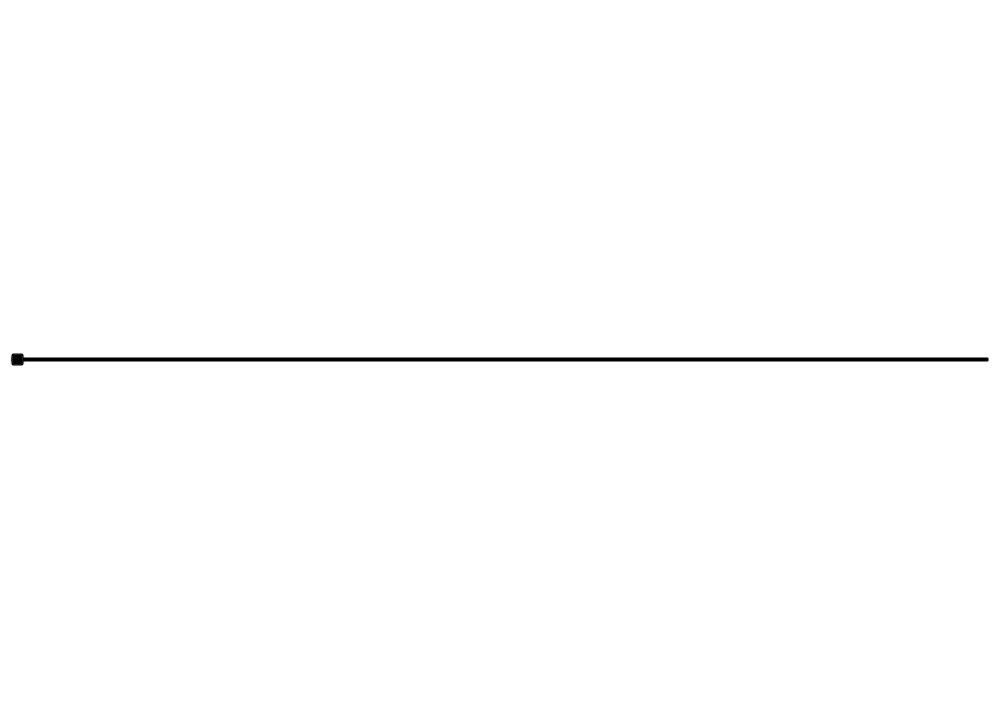
<?xml version="1.0" encoding="UTF-8"?>
<ui version="4.0">
 <class>MainWindow</class>
 <widget class="QMainWindow" name="MainWindow">
  <property name="geometry">
   <rect>
    <x>0</x>
    <y>0</y>
    <width>1000</width>
    <height>720</height>
   </rect>
  </property>
  <property name="minimumSize">
   <size>
    <width>1000</width>
    <height>720</height>
   </size>
  </property>
  <property name="palette">
   <palette>
    <active>
     <colorrole role="WindowText">
      <brush brushstyle="SolidPattern">
       <color alpha="255">
        <red>255</red>
        <green>255</green>
        <blue>255</blue>
       </color>
      </brush>
     </colorrole>
     <colorrole role="Button">
      <brush brushstyle="SolidPattern">
       <color alpha="0">
        <red>0</red>
        <green>0</green>
        <blue>0</blue>
       </color>
      </brush>
     </colorrole>
     <colorrole role="Light">
      <brush brushstyle="SolidPattern">
       <color alpha="255">
        <red>66</red>
        <green>73</green>
        <blue>90</blue>
       </color>
      </brush>
     </colorrole>
     <colorrole role="Midlight">
      <brush brushstyle="SolidPattern">
       <color alpha="255">
        <red>55</red>
        <green>61</green>
        <blue>75</blue>
       </color>
      </brush>
     </colorrole>
     <colorrole role="Dark">
      <brush brushstyle="SolidPattern">
       <color alpha="255">
        <red>22</red>
        <green>24</green>
        <blue>30</blue>
       </color>
      </brush>
     </colorrole>
     <colorrole role="Mid">
      <brush brushstyle="SolidPattern">
       <color alpha="255">
        <red>29</red>
        <green>32</green>
        <blue>40</blue>
       </color>
      </brush>
     </colorrole>
     <colorrole role="Text">
      <brush brushstyle="SolidPattern">
       <color alpha="255">
        <red>210</red>
        <green>210</green>
        <blue>210</blue>
       </color>
      </brush>
     </colorrole>
     <colorrole role="BrightText">
      <brush brushstyle="SolidPattern">
       <color alpha="255">
        <red>255</red>
        <green>255</green>
        <blue>255</blue>
       </color>
      </brush>
     </colorrole>
     <colorrole role="ButtonText">
      <brush brushstyle="SolidPattern">
       <color alpha="255">
        <red>255</red>
        <green>255</green>
        <blue>255</blue>
       </color>
      </brush>
     </colorrole>
     <colorrole role="Base">
      <brush brushstyle="SolidPattern">
       <color alpha="0">
        <red>0</red>
        <green>0</green>
        <blue>0</blue>
       </color>
      </brush>
     </colorrole>
     <colorrole role="Window">
      <brush brushstyle="SolidPattern">
       <color alpha="0">
        <red>0</red>
        <green>0</green>
        <blue>0</blue>
       </color>
      </brush>
     </colorrole>
     <colorrole role="Shadow">
      <brush brushstyle="SolidPattern">
       <color alpha="255">
        <red>0</red>
        <green>0</green>
        <blue>0</blue>
       </color>
      </brush>
     </colorrole>
     <colorrole role="Highlight">
      <brush brushstyle="SolidPattern">
       <color alpha="255">
        <red>85</red>
        <green>170</green>
        <blue>255</blue>
       </color>
      </brush>
     </colorrole>
     <colorrole role="Link">
      <brush brushstyle="SolidPattern">
       <color alpha="255">
        <red>85</red>
        <green>170</green>
        <blue>255</blue>
       </color>
      </brush>
     </colorrole>
     <colorrole role="LinkVisited">
      <brush brushstyle="SolidPattern">
       <color alpha="255">
        <red>255</red>
        <green>0</green>
        <blue>127</blue>
       </color>
      </brush>
     </colorrole>
     <colorrole role="AlternateBase">
      <brush brushstyle="SolidPattern">
       <color alpha="255">
        <red>22</red>
        <green>24</green>
        <blue>30</blue>
       </color>
      </brush>
     </colorrole>
     <colorrole role="ToolTipBase">
      <brush brushstyle="SolidPattern">
       <color alpha="255">
        <red>44</red>
        <green>49</green>
        <blue>60</blue>
       </color>
      </brush>
     </colorrole>
     <colorrole role="ToolTipText">
      <brush brushstyle="SolidPattern">
       <color alpha="255">
        <red>210</red>
        <green>210</green>
        <blue>210</blue>
       </color>
      </brush>
     </colorrole>
     <colorrole role="PlaceholderText">
      <brush brushstyle="NoBrush">
       <color alpha="128">
        <red>210</red>
        <green>210</green>
        <blue>210</blue>
       </color>
      </brush>
     </colorrole>
    </active>
    <inactive>
     <colorrole role="WindowText">
      <brush brushstyle="SolidPattern">
       <color alpha="255">
        <red>255</red>
        <green>255</green>
        <blue>255</blue>
       </color>
      </brush>
     </colorrole>
     <colorrole role="Button">
      <brush brushstyle="SolidPattern">
       <color alpha="0">
        <red>0</red>
        <green>0</green>
        <blue>0</blue>
       </color>
      </brush>
     </colorrole>
     <colorrole role="Light">
      <brush brushstyle="SolidPattern">
       <color alpha="255">
        <red>66</red>
        <green>73</green>
        <blue>90</blue>
       </color>
      </brush>
     </colorrole>
     <colorrole role="Midlight">
      <brush brushstyle="SolidPattern">
       <color alpha="255">
        <red>55</red>
        <green>61</green>
        <blue>75</blue>
       </color>
      </brush>
     </colorrole>
     <colorrole role="Dark">
      <brush brushstyle="SolidPattern">
       <color alpha="255">
        <red>22</red>
        <green>24</green>
        <blue>30</blue>
       </color>
      </brush>
     </colorrole>
     <colorrole role="Mid">
      <brush brushstyle="SolidPattern">
       <color alpha="255">
        <red>29</red>
        <green>32</green>
        <blue>40</blue>
       </color>
      </brush>
     </colorrole>
     <colorrole role="Text">
      <brush brushstyle="SolidPattern">
       <color alpha="255">
        <red>210</red>
        <green>210</green>
        <blue>210</blue>
       </color>
      </brush>
     </colorrole>
     <colorrole role="BrightText">
      <brush brushstyle="SolidPattern">
       <color alpha="255">
        <red>255</red>
        <green>255</green>
        <blue>255</blue>
       </color>
      </brush>
     </colorrole>
     <colorrole role="ButtonText">
      <brush brushstyle="SolidPattern">
       <color alpha="255">
        <red>255</red>
        <green>255</green>
        <blue>255</blue>
       </color>
      </brush>
     </colorrole>
     <colorrole role="Base">
      <brush brushstyle="SolidPattern">
       <color alpha="0">
        <red>0</red>
        <green>0</green>
        <blue>0</blue>
       </color>
      </brush>
     </colorrole>
     <colorrole role="Window">
      <brush brushstyle="SolidPattern">
       <color alpha="0">
        <red>0</red>
        <green>0</green>
        <blue>0</blue>
       </color>
      </brush>
     </colorrole>
     <colorrole role="Shadow">
      <brush brushstyle="SolidPattern">
       <color alpha="255">
        <red>0</red>
        <green>0</green>
        <blue>0</blue>
       </color>
      </brush>
     </colorrole>
     <colorrole role="Highlight">
      <brush brushstyle="SolidPattern">
       <color alpha="255">
        <red>85</red>
        <green>170</green>
        <blue>255</blue>
       </color>
      </brush>
     </colorrole>
     <colorrole role="Link">
      <brush brushstyle="SolidPattern">
       <color alpha="255">
        <red>85</red>
        <green>170</green>
        <blue>255</blue>
       </color>
      </brush>
     </colorrole>
     <colorrole role="LinkVisited">
      <brush brushstyle="SolidPattern">
       <color alpha="255">
        <red>255</red>
        <green>0</green>
        <blue>127</blue>
       </color>
      </brush>
     </colorrole>
     <colorrole role="AlternateBase">
      <brush brushstyle="SolidPattern">
       <color alpha="255">
        <red>22</red>
        <green>24</green>
        <blue>30</blue>
       </color>
      </brush>
     </colorrole>
     <colorrole role="ToolTipBase">
      <brush brushstyle="SolidPattern">
       <color alpha="255">
        <red>44</red>
        <green>49</green>
        <blue>60</blue>
       </color>
      </brush>
     </colorrole>
     <colorrole role="ToolTipText">
      <brush brushstyle="SolidPattern">
       <color alpha="255">
        <red>210</red>
        <green>210</green>
        <blue>210</blue>
       </color>
      </brush>
     </colorrole>
     <colorrole role="PlaceholderText">
      <brush brushstyle="NoBrush">
       <color alpha="128">
        <red>210</red>
        <green>210</green>
        <blue>210</blue>
       </color>
      </brush>
     </colorrole>
    </inactive>
    <disabled>
     <colorrole role="WindowText">
      <brush brushstyle="SolidPattern">
       <color alpha="255">
        <red>22</red>
        <green>24</green>
        <blue>30</blue>
       </color>
      </brush>
     </colorrole>
     <colorrole role="Button">
      <brush brushstyle="SolidPattern">
       <color alpha="0">
        <red>0</red>
        <green>0</green>
        <blue>0</blue>
       </color>
      </brush>
     </colorrole>
     <colorrole role="Light">
      <brush brushstyle="SolidPattern">
       <color alpha="255">
        <red>66</red>
        <green>73</green>
        <blue>90</blue>
       </color>
      </brush>
     </colorrole>
     <colorrole role="Midlight">
      <brush brushstyle="SolidPattern">
       <color alpha="255">
        <red>55</red>
        <green>61</green>
        <blue>75</blue>
       </color>
      </brush>
     </colorrole>
     <colorrole role="Dark">
      <brush brushstyle="SolidPattern">
       <color alpha="255">
        <red>22</red>
        <green>24</green>
        <blue>30</blue>
       </color>
      </brush>
     </colorrole>
     <colorrole role="Mid">
      <brush brushstyle="SolidPattern">
       <color alpha="255">
        <red>29</red>
        <green>32</green>
        <blue>40</blue>
       </color>
      </brush>
     </colorrole>
     <colorrole role="Text">
      <brush brushstyle="SolidPattern">
       <color alpha="255">
        <red>22</red>
        <green>24</green>
        <blue>30</blue>
       </color>
      </brush>
     </colorrole>
     <colorrole role="BrightText">
      <brush brushstyle="SolidPattern">
       <color alpha="255">
        <red>255</red>
        <green>255</green>
        <blue>255</blue>
       </color>
      </brush>
     </colorrole>
     <colorrole role="ButtonText">
      <brush brushstyle="SolidPattern">
       <color alpha="255">
        <red>22</red>
        <green>24</green>
        <blue>30</blue>
       </color>
      </brush>
     </colorrole>
     <colorrole role="Base">
      <brush brushstyle="SolidPattern">
       <color alpha="0">
        <red>0</red>
        <green>0</green>
        <blue>0</blue>
       </color>
      </brush>
     </colorrole>
     <colorrole role="Window">
      <brush brushstyle="SolidPattern">
       <color alpha="0">
        <red>0</red>
        <green>0</green>
        <blue>0</blue>
       </color>
      </brush>
     </colorrole>
     <colorrole role="Shadow">
      <brush brushstyle="SolidPattern">
       <color alpha="255">
        <red>0</red>
        <green>0</green>
        <blue>0</blue>
       </color>
      </brush>
     </colorrole>
     <colorrole role="Highlight">
      <brush brushstyle="SolidPattern">
       <color alpha="255">
        <red>51</red>
        <green>153</green>
        <blue>255</blue>
       </color>
      </brush>
     </colorrole>
     <colorrole role="Link">
      <brush brushstyle="SolidPattern">
       <color alpha="255">
        <red>85</red>
        <green>170</green>
        <blue>255</blue>
       </color>
      </brush>
     </colorrole>
     <colorrole role="LinkVisited">
      <brush brushstyle="SolidPattern">
       <color alpha="255">
        <red>255</red>
        <green>0</green>
        <blue>127</blue>
       </color>
      </brush>
     </colorrole>
     <colorrole role="AlternateBase">
      <brush brushstyle="SolidPattern">
       <color alpha="255">
        <red>44</red>
        <green>49</green>
        <blue>60</blue>
       </color>
      </brush>
     </colorrole>
     <colorrole role="ToolTipBase">
      <brush brushstyle="SolidPattern">
       <color alpha="255">
        <red>44</red>
        <green>49</green>
        <blue>60</blue>
       </color>
      </brush>
     </colorrole>
     <colorrole role="ToolTipText">
      <brush brushstyle="SolidPattern">
       <color alpha="255">
        <red>210</red>
        <green>210</green>
        <blue>210</blue>
       </color>
      </brush>
     </colorrole>
     <colorrole role="PlaceholderText">
      <brush brushstyle="NoBrush">
       <color alpha="128">
        <red>210</red>
        <green>210</green>
        <blue>210</blue>
       </color>
      </brush>
     </colorrole>
    </disabled>
   </palette>
  </property>
  <property name="font">
   <font>
    <family>Segoe UI</family>
    <pointsize>10</pointsize>
   </font>
  </property>
  <property name="windowTitle">
   <string>MainWindow</string>
  </property>
  <property name="styleSheet">
   <string notr="true">QMainWindow {background: transparent; }
QToolTip {
	color: #ffffff;
	background-color: rgba(27, 29, 35, 160);
	border: 1px solid rgb(40, 40, 40);
	border-radius: 2px;
}</string>
  </property>
  <widget class="QWidget" name="centralwidget">
   <property name="styleSheet">
    <string notr="true">background: transparent;
color: rgb(210, 210, 210);</string>
   </property>
   <layout class="QHBoxLayout" name="horizontalLayout">
    <property name="spacing">
     <number>0</number>
    </property>
    <property name="leftMargin">
     <number>10</number>
    </property>
    <property name="topMargin">
     <number>10</number>
    </property>
    <property name="rightMargin">
     <number>10</number>
    </property>
    <property name="bottomMargin">
     <number>10</number>
    </property>
    <item>
     <widget class="QSlider" name="horizontalSlider">
      <property name="orientation">
       <enum>Qt::Horizontal</enum>
      </property>
     </widget>
    </item>
   </layout>
  </widget>
 </widget>
 <resources>
  <include location="files.qrc"/>
 </resources>
 <connections/>
</ui>
